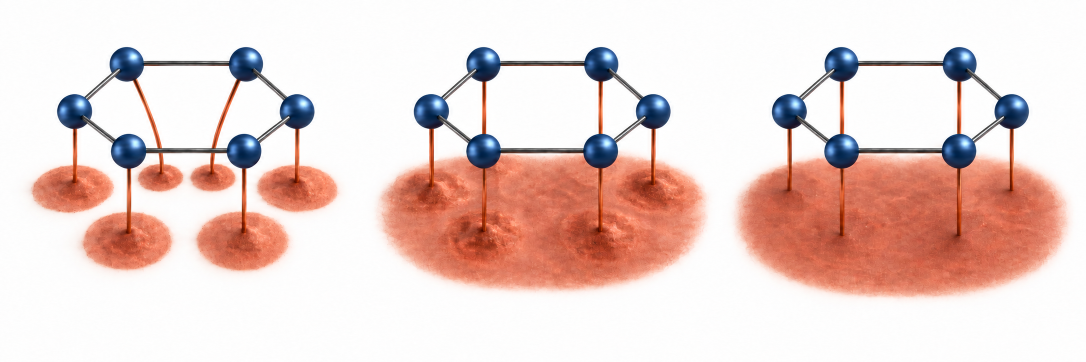
#> input picture provenance/fig1/warm-bath-art.png, 2172 x 724 px, found by its file name (shown at 1/2 size)
$ python compose_schematic_installed.py
#> lines starting #> are read from the running program, lines starting #| are printed output that depends on the picture
"""Native page composition; source artwork is embedded unchanged.

Curves are hand-specified schematic Bezier paths, NOT numerical results.
Run with the project's noisy_env Python. Exact TeX footprint from probe.log.
"""
from pathlib import Path
import json
import matplotlib
matplotlib.use('Agg')
import matplotlib.pyplot as plt
from matplotlib.path import Path as MPath
from matplotlib.patches import PathPatch
import pymupdf

ROOT = Path(__file__).resolve().parent
W_PT, H_PT = 246.0, 158.98184  # TeX points, from live REVTeX probe
W, H = W_PT / 72.27, H_PT / 72.27
plt.rcParams.update({'font.family': 'DejaVu Sans', 'font.size': 8.5,
                     'mathtext.fontset': 'dejavusans', 'pdf.fonttype': 42})
fig = plt.figure(figsize=(W, H), facecolor='white')
# Native layout placement; no edits to source image pixels.
art = fig.add_axes([0, .344, 1, .518])
art.imshow(plt.imread(ROOT.parent / 'figure1-option4-refinement-2026-09-26' / 'warm-bath-art.png'), aspect='equal')
art.axis('off')
overlay = fig.add_axes([0, 0, 1, 1], frameon=False)
overlay.set(xlim=(0, 1), ylim=(0, 1)); overlay.axis('off')
colors = ['#545c64', '#aa621f', '#204f86']
for x, title, symbol, color in zip([1/6, .5, 5/6],
    ['Independent', 'Near-collective', 'Collective'],
    [r'$\xi=0$', r'$\xi\rightarrow 1$', r'$\xi=1$'], colors):
    overlay.text(x, .986, title, ha='center', va='top', fontsize=8.5, color=color)
    overlay.text(x, .904, symbol, ha='center', va='top', fontsize=8.5, color=color)
overlay.annotate('', xy=(.94,.364), xytext=(.06,.364),
                 arrowprops={'arrowstyle':'->', 'lw':.7, 'color':'#99422d'})
overlay.text(.5,.382,'Increasing spatial correlation',ha='center',va='bottom',
             fontsize=8.5,color='#733727')
ax = fig.add_axes([.15, .115, .57, .205])
ax.set(xlim=(0,1), ylim=(0,1), xticks=[], yticks=[])
for side in ['right','top']: ax.spines[side].set_visible(False)
for side in ['left','bottom']: ax.spines[side].set_linewidth(.7)
ax.set_xlabel('Time',fontsize=8.5,labelpad=1)
ax.set_ylabel('Negativity',fontsize=8.5,labelpad=2)
curves = [
    ([(0,0),(.05,.90),(.18,.96),(.27,.26),(.32,0),(.40,0),(.48,0),(1,0)],colors[0],(0,(3,2))),
    ([(0,0),(.08,1.0),(.20,.96),(.38,.48),(.67,0),(.78,0),(.88,0),(1,0)],colors[1],(0,(4,2,1,2))),
    ([(0,0),(.10,.98),(.23,.96),(.36,.68),(.52,.46),(.70,.48),(1,.48)],colors[2],'solid'),
]
for vertices,color,style in curves:
    codes=[MPath.MOVETO]+[MPath.CURVE4]*6
    if len(vertices)==8: codes.append(MPath.LINETO)
    path=MPath(vertices,codes)
    ax.add_patch(PathPatch(path,fill=False,color=color,lw=1.0,ls=style,clip_on=False))
for y, text, color, style in zip([.292,.214,.136],
        [r'$\xi=0$',r'$\xi\rightarrow1$',r'$\xi=1$'],colors,
        [(0,(3,2)),(0,(4,2,1,2)),'solid']):
    overlay.plot([.77,.835],[y,y],color=color,lw=1,ls=style)
    overlay.text(.85,y,text,ha='left',va='center',fontsize=8.5,color=color)
fig.savefig(ROOT/'figure1-warm-compact.pdf')
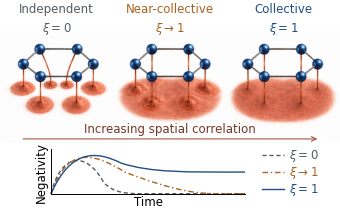
#> figure drawn by matplotlib, 3 panels
fig.savefig(ROOT/'figure1-warm-compact.png',dpi=450)
plt.close(fig)
#> (the run stopped early here; a loop or call above may not have finished)
